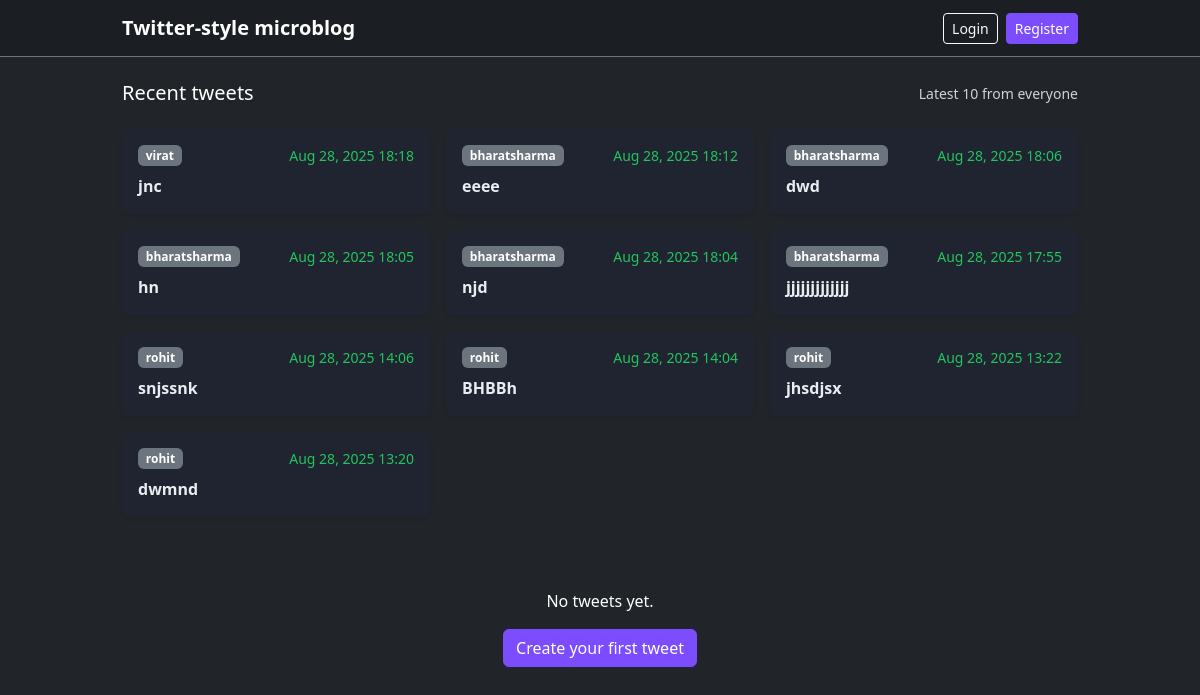
The page / on the database its author committed.
### myapp/models.py (models this page shows, shortened)
class Tweet(models.Model):
    user = models.ForeignKey(User, on_delete=models.CASCADE)
    text = models.TextField(max_length=280)
    photo = models.ImageField(upload_to='photo/', blank=True, null=True)
    created_at = models.DateTimeField(default=timezone.now, editable=False)
    updated_at = models.DateTimeField(auto_now=True)

### myapp/views.py (the view)
# urls.py: path('', views.index, name='index'),
def index(request):
    if request.user.is_authenticated:
        return redirect('tweet_list')  # This goes to /tweets/
    return render(request, 'index.html')

### myapp/context_processors.py (called while the page is built)
def global_feed(request):
    try:
        qs = Tweet.objects.select_related('user').order_by('-created_at')[:10]
    except Exception:
        qs = Tweet.objects.select_related('user').order_by('-updated_at')[:10]
    return {'global_feed_tweets': qs}

### myapp/templates/index.html (shortened to what this page needs)
{% extends 'layout.html' %}
{% block content %}
{% if tweets %}
<div class="row g-3">
  {% for tweet in tweets %}
  <div class="col-12 col-md-6 col-lg-4">
    <div class="card h-100 shadow-sm border-0">
      {% if tweet.photo %}
      <img src="{{ tweet.photo.url }}" class="card-img-top" alt="Tweet Photo">
      {% endif %}
      <div class="card-body d-flex flex-column">
        <div class="d-flex justify-content-between align-items-center mb-2">
          <span class="badge bg-secondary">{{ tweet.user.username }}</span>
          <small class="tweet-date">
            {{ tweet.created_at|default:tweet.updated_at|date:"M j, Y H:i" }}
          </small>
        </div>
      </div>
    </div>
  </div>
  {% endfor %}
</div>
{% else %}
<div class="text-center py-5">
  <p class="mb-3">No tweets yet.</p>
  <a href="{% url 'tweet_create' %}" class="btn btn-primary">Create your first tweet</a>
</div>
{% endif %}
{% endblock %}

### templates/layout.html (shortened to what this page needs)
{% load static %}
<!DOCTYPE html>
<html lang="en">
<head>
	<link href="https://cdn.jsdelivr.net/npm/bootstrap@5.3.3/dist/css/bootstrap.min.css" rel="stylesheet">
	<link rel="stylesheet" href="{% static 'css/app.css' %}">
</head>
<body class="bg-dark text-white">
{% with name=request.resolver_match.url_name %}
	<nav class="navbar navbar-expand-lg navbar-dark bg-dark border-bottom border-secondary">
		<div class="container">
			<a class="navbar-brand fw-bold" href="{% url 'index' %}">Twitter-style microblog</a>
			<div id="nav" class="collapse navbar-collapse">
				<ul class="navbar-nav ms-auto">
					{% if user.is_authenticated %}
						<li class="nav-item d-flex align-items-center me-2">
							<span class="text-light small">Hi, {{ user.username }}</span>
						</li>
						<li class="nav-item">
							<form method="post" action="{% url 'logout' %}" class="d-inline">
								{% csrf_token %}
								<button type="submit" class="btn btn-outline-light btn-sm">Logout</button>
							</form>
						</li>
					{% else %}
						{% if name != 'login' %}
							<li class="nav-item me-2">
								<a class="btn btn-outline-light btn-sm" href="{% url 'login' %}">Login</a>
							</li>
						{% endif %}
						{% if name != 'register' %}
							<li class="nav-item">
								<a class="btn btn-primary btn-sm" href="{% url 'register' %}">Register</a>
							</li>
						{% endif %}
					{% endif %}
				</ul>
			</div>
		</div>
	</nav>
	<main class="container py-4">
		{% if name != 'login' and name != 'register' and name != 'logout' and name != 'tweet_create' and name != 'tweet_edit' and name != 'my_tweets' and global_feed_tweets %}
			<section class="mb-4">
				<div class="d-flex justify-content-between align-items-center">
					<h2 class="h5 m-0">Recent tweets</h2>
					<small class="text-muted">Latest 10 from everyone</small>
				</div>
				<div class="row g-3 mt-2">
					{% for t in global_feed_tweets %}
						<div class="col-12 col-md-6 col-lg-4">
							<div class="card h-100 shadow-sm border-0">
								<div class="card-body">
									<div class="d-flex justify-content-between align-items-center mb-2">
										<span class="badge bg-secondary">{{ t.user.username }}</span>
										<small class="tweet-date">
											{{ t.created_at|default:t.updated_at|date:"M j, Y H:i" }}
										</small>
									</div>
									<p class="card-text tweet-text">{{ t.text }}</p>
								</div>
							</div>
						</div>
					{% endfor %}
				</div>
			</section>
		{% endif %}
		{% block content %}{% endblock %}
	</main>
{% endwith %}
</body>
</html>

### static/css/app.css (style rules this page uses)
:root { --bg:#0f1113; --panel:#1b1f23; --text:#e6e6e6; --muted:#9aa0a6; --accent:#7c4dff; }
html,body { height:100%; }
body { background:var(--bg); color:var(--text); }
.navbar, .card { background:var(--panel) !important; }
.card { border-color:#2b3137; }
a { text-decoration:none; }
.container { max-width:980px; }
.btn-primary { background:var(--accent); border-color:var(--accent); }
.tweet-date { color: #22c55e !important; }
.tweet-text { color: #251ac5 !important; }
.card .tweet-text { color: #3b82f6 !important; font-weight: 500; }
.card { --bs-card-bg: #1f2430 !important; background-color: var(--bs-card-bg) !important; border-color: #2f3542 !important; }
.card .tweet-text { color: #3b82f6 !important; font-weight: 600; }
.card .card-text { color: #e9edf1 !important; }
.text-muted { color: #cfd3d7 !important; opacity: 1; }

### rows shown on the page
Tweet: user.username "virat", created_at "Aug 28, 2025 18:18", text "jnc"
Tweet: user.username "bharatsharma", created_at "Aug 28, 2025 18:12", text "eeee"
Tweet: user.username "bharatsharma", created_at "Aug 28, 2025 18:06", text "dwd"
Tweet: user.username "bharatsharma", created_at "Aug 28, 2025 18:05", text "hn"
Tweet: user.username "bharatsharma", created_at "Aug 28, 2025 18:04", text "njd"
Tweet: user.username "bharatsharma", created_at "Aug 28, 2025 17:55", text "jjjjjjjjjjjjj"
Tweet: user.username "rohit", created_at "Aug 28, 2025 14:06", text "snjssnk"
Tweet: user.username "rohit", created_at "Aug 28, 2025 14:04", text "BHBBh"
Tweet: user.username "rohit", created_at "Aug 28, 2025 13:22", text "jhsdjsx"
Tweet: user.username "rohit", created_at "Aug 28, 2025 13:20", text "dwmnd"
